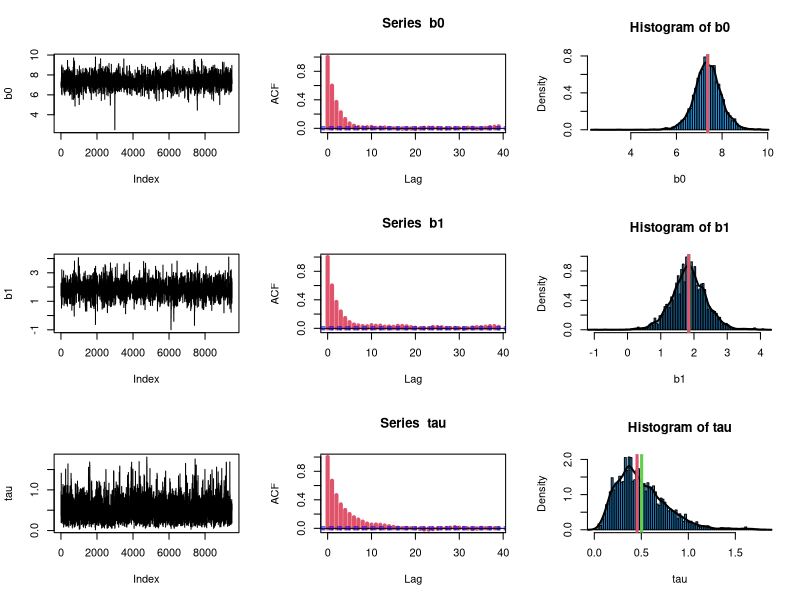

The R source for this figure:
# MetropRegHahnp85-metroptau.R
# *** includes metropolis step for tau also ***

# Linear regression using a random walk metropolis

# All we need is prior x likelihood

# see comments on following function in Hahn(2014), p.85
# prior*likelihood function:
logpost <<- function(b0,b1,tau) {
logpost1 <- ((n/2)-1)*log(tau)
resid <- y - b0 - b1*xdif
logpost2 <- -(tau/2) * sum(resid^2)
return(logpost1 + logpost2)
}

# data
y <- c(6,7,8,12,3,6,9,8)
x <- rep(c(1,2,3,4),2)
n <- length(y)
xdif <- x - mean(x)



# Metropolis algorithm
set.seed(12347)
n.iter <- 10000 
burnin <- 500
b0length <- 5; b1length <- 5  ### tuning parameters
taulength <- 2.0

tau <- b0 <- b1 <- rep(0,n.iter)

# initial values
tau[1] <- 0.5
b0[1] <- 0
b1[1] <- 0

b0accprob <- runif(n.iter,0,1)  # acceptance probs
b1accprob <- runif(n.iter,0,1)
tauaccprob <- runif(n.iter,0,1)
b0acc <- b1acc <- tauacc <- 0  # tuning check

# uniform RW moves
b0move <- runif(n.iter,0,b0length) - b0length/2
b1move <- runif(n.iter,0,b1length) - b1length/2
taumove <- runif(n.iter,0,taulength) - taulength/2

# MC loop
for (i in 2:n.iter) {
  if(i%%10000==0) cat(i, " iterations complete", "\n")

# sample tau using Gibbs - try Metropolis for this step also!
  prop <- tau[i-1] + taumove[i]
  if(prop<=0) prop = tau[i-1] + abs(taumove[i])  # use antithetic value of prop <= 0
  propratio <- exp(logpost(b0[i-1],b1[i-1],prop) - 
                   logpost(b0[i-1],b1[i-1],tau[i-1]))

  if(propratio > tauaccprob[i]) {
    tau[i] <- prop     # accept proposal
    tauacc <- tauacc + 1  } # count acceptances
  else {
    tau[i] <- tau[i-1]  } # reject proposal


# sample b0
  prop <- b0[i-1] + b0move[i]
  propratio <- exp(logpost(prop,b1[i-1],tau[i]) - 
                   logpost(b0[i-1],b1[i-1],tau[i]))

  if(propratio > b0accprob[i]) {
    b0[i] <- prop     # accept proposal
    b0acc <- b0acc + 1  } # count acceptances
  else {
    b0[i] <- b0[i-1]  } # reject proposal

# sample b1
  prop <- b1[i-1] + b1move[i]
  propratio <- exp(logpost(b0[i],prop,tau[i]) - 
                   logpost(b0[i],b1[i-1],tau[i]))

  if(propratio > b1accprob[i]) {
    b1[i] <- prop     # accept proposal
    b1acc <- b1acc + 1  } # count acceptances
  else {
    b1[i] <- b1[i-1]  } # reject proposal

}  # end of MCMC loop

# eliminate burnin 
b0 <- b0[burnin:n.iter]
b1 <- b1[burnin:n.iter]
tau <- tau[burnin:n.iter]

# posterior means and SDs
header <- cbind("param","mean","SD")
params <- rbind("b0","b1","tau")
results <- rbind(round(cbind(mean(b0),sd(b0)),digits=3),
             round(cbind(mean(b1),sd(b1)),digits=3),round(cbind(mean(tau),sd(tau)),digits=3))
results2 <- rbind(header,cbind(params,results))


# acceptance rates
b0acc/n.iter
b1acc/n.iter
tauacc/n.iter

noquote(results2)  # remove the quotation marks from the output


# plot b0
par(mfrow=c(3,3))
plot(b0,type='l')
acf(b0,col=2,lwd=4)
hist(b0,freq=F,breaks=100,col=4)
lines(density(b0),lwd=2)
abline(v=mean(b0),col=3,lwd=3) # posterior mean
abline(v=median(b0),col=2,lwd=3) # posterior median

# plot b1
#par(mfrow=c(3,1))
plot(b1,type='l')
acf(b1,col=2,lwd=4)
hist(b1,freq=F,breaks=100,col=4)
lines(density(b1),lwd=2)
abline(v=mean(b1),col=3,lwd=3) # posterior mean
abline(v=median(b1),col=2,lwd=3) # posterior median

# plot tau
#par(mfrow=c(3,1))
plot(tau,type='l')
acf(tau,col=2,lwd=4)
hist(tau,freq=F,breaks=100,col=4)
lines(density(tau),lwd=2)
abline(v=mean(tau),col=3,lwd=3) # posterior mean
abline(v=median(tau),col=2,lwd=3) # posterior median

############################


